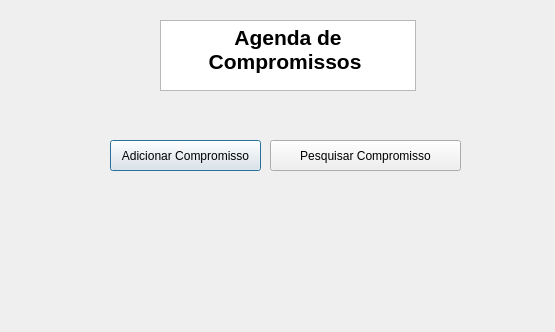
<?xml version="1.0" encoding="UTF-8"?>
<ui version="4.0">
 <class>fm_principal</class>
 <widget class="QDialog" name="fm_principal">
  <property name="geometry">
   <rect>
    <x>0</x>
    <y>0</y>
    <width>555</width>
    <height>332</height>
   </rect>
  </property>
  <property name="windowTitle">
   <string>Dialog</string>
  </property>
  <widget class="QPushButton" name="btn_novocontato">
   <property name="geometry">
    <rect>
     <x>110</x>
     <y>140</y>
     <width>151</width>
     <height>31</height>
    </rect>
   </property>
   <property name="text">
    <string>Adicionar Compromisso</string>
   </property>
  </widget>
  <widget class="QPushButton" name="btn_pesquisarcontato">
   <property name="geometry">
    <rect>
     <x>270</x>
     <y>140</y>
     <width>191</width>
     <height>31</height>
    </rect>
   </property>
   <property name="text">
    <string>Pesquisar Compromisso</string>
   </property>
  </widget>
  <widget class="QTextBrowser" name="textBrowser">
   <property name="geometry">
    <rect>
     <x>160</x>
     <y>20</y>
     <width>256</width>
     <height>71</height>
    </rect>
   </property>
   <property name="html">
    <string>&lt;!DOCTYPE HTML PUBLIC &quot;-//W3C//DTD HTML 4.0//EN&quot; &quot;http://www.w3.org/TR/REC-html40/strict.dtd&quot;&gt;
&lt;html&gt;&lt;head&gt;&lt;meta name=&quot;qrichtext&quot; content=&quot;1&quot; /&gt;&lt;meta charset=&quot;utf-8&quot; /&gt;&lt;style type=&quot;text/css&quot;&gt;
p, li { white-space: pre-wrap; }
&lt;/style&gt;&lt;/head&gt;&lt;body style=&quot; font-family:'Segoe UI'; font-size:9pt; font-weight:400; font-style:normal;&quot;&gt;
&lt;p align=&quot;center&quot; style=&quot; margin-top:0px; margin-bottom:0px; margin-left:0px; margin-right:0px; -qt-block-indent:0; text-indent:0px;&quot;&gt;&lt;span style=&quot; font-size:16pt; font-weight:700;&quot;&gt;Agenda de Compromissos &lt;/span&gt;&lt;/p&gt;&lt;/body&gt;&lt;/html&gt;</string>
   </property>
  </widget>
 </widget>
 <resources/>
 <connections/>
</ui>
